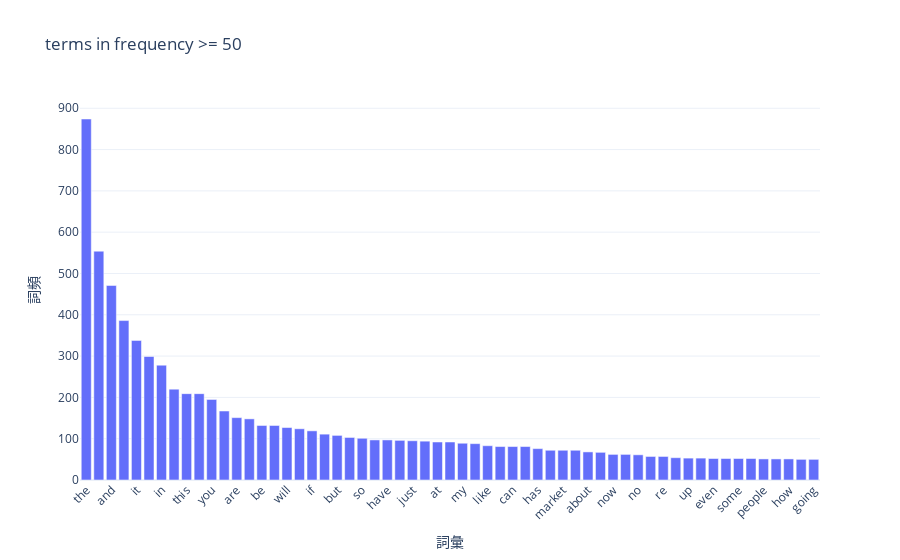

The code cell stored with this chart in its notebook:
### Code cell
# 設定 最小出現次數 ex:只保留至少出現 50 次的詞：

import plotly.express as px
import pandas as pd

# 建立詞頻表 DataFrame
filtered_terms = pd.DataFrame({
    "term": count_vect.get_feature_names_out(),
    "frequency": term_frequencies
}).sort_values(by="frequency", ascending=False)
filtered_terms = filtered_terms[term_freq_df["frequency"] >= 50]
# 用 plotly.express 畫 bar chart
fig2 = px.bar(filtered_terms,
             x="term",
             y="frequency",
             title="terms in frequency >= 50",
             labels={"term": "詞彙", "frequency": "詞頻"},
             template="plotly_white")
# 旋轉 X 軸標籤，避免擠在一起
fig2.update_layout(xaxis_tickangle=-45)

# 顯示互動圖
fig2.show()

### Figure 1 — Plotly figure (JSON) as saved in the notebook; plotly's stock layout.template omitted (floating-point values rounded to 4 significant figures)
{"data": [{"hovertemplate": "詞彙=%{x}<br>詞頻=%{y}<extra></extra>", "legendgroup": "", "marker": {"color": "#636efa", "pattern": {"shape": ""}}, "name": "", "orientation": "v", "showlegend": false, "textposition": "auto", "type": "bar", "x": ["the", "to", "and", "is", "it", "of", "in", "that", "this", "for", "you", "on", "are", "they", "be", "he", "will", "with", "if", "as", "but", "not", "so", "all", "have", "us", "just", "was", "at", "trump", "my", "what", "like", "or", "can", "we", "has", "their", "market", "china", "about", "more", "now", "there", "no", "from", "re", "by", "up", "do", "even", "think", "some", "them", "people", "his", "how", "one", "going"], "xaxis": "x", "y": [874, 554, 471, 386, 338, 299, 278, 220, 209, 209, 195, 167, 151, 148, 132, 132, 127, 124, 119, 111, 108, 103, 101, 97, 97, 96, 95, 94, 92, 92, 89, 88, 83, 81, 81, 81, 76, 72, 72, 72, 68, 67, 62, 62, 61, 57, 57, 54, 53, 53, 52, 52, 52, 52, 51, 51, 51, 50, 50], "yaxis": "y"}], "layout": {"barmode": "relative", "legend": {"tracegroupgap": 0}, "title": {"text": "terms in frequency >= 50"}, "xaxis": {"anchor": "y", "domain": [0, 1], "tickangle": -45, "title": {"text": "詞彙"}}, "yaxis": {"anchor": "x", "domain": [0, 1], "title": {"text": "詞頻"}}}}
